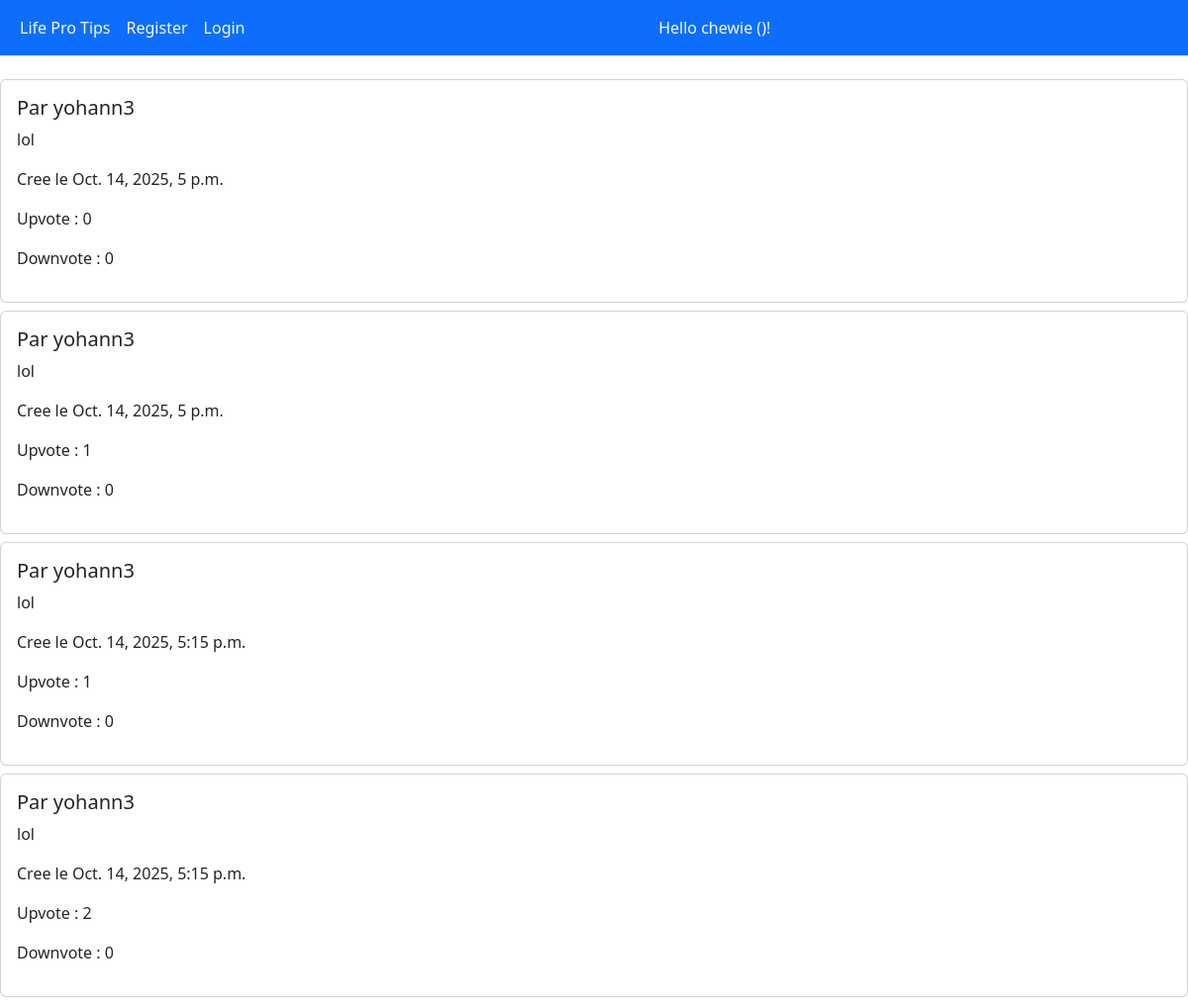
The page / on the database its author committed.
### init/models.py (models this page shows)
class Tip(models.Model):
    contenu = models.TextField(max_length=1000)
    auteur = models.ForeignKey(MyUser, on_delete=models.CASCADE)
    date = models.DateTimeField(auto_now_add=True)
    upvote = models.ManyToManyField(MyUser, related_name='upvote')
    downvote = models.ManyToManyField(MyUser, related_name='downvote')

class MyUser(AbstractUser):
    has_permission = models.BooleanField(default=False)
    can_downvote = models.BooleanField(default=False)
    reputation = models.IntegerField(default=0)
    def __str__(self):
        return self.username

### init/views.py (the view)
# urls.py: path('', include('init.urls')),
def init(request):
    template = loader.get_template('base.html')
    form = ""
    tips = Tip.objects.all()
    if request.user.is_authenticated:
        form = TipForm()
        result = []
        if request.method == 'POST':
            form = TipForm(request.POST)
            if form.is_valid():
                contenu = form.cleaned_data['contenu']
                auteur = request.user
                tip = Tip.objects.create(contenu=contenu, auteur=auteur)
                return redirect('/')
        return HttpResponse(template.render({"username": request.user.username,
        "form": form,
        "tips": tips}
        , request))
    else:
        if request.session.get('username') == None or time.time() - request.session["time"] >= 42:
            request.session["username"] = random.choice(settings.USERNAMES)
            request.session["time"] = time.time()
    return HttpResponse(template.render({"username": request.session.get('username'), "tips": tips}, request))

### init/templates/base.html (shortened to what this page needs)
<!DOCTYPE html>
<html>
    <head>
        {% load django_bootstrap5 %}
        {% bootstrap_css %}
    </head>
    {% include "nav.html" %}
    <body>
        {% block content %}
        {% for tip in tips %}
            <div class="card mb-2">
                <div class="card-body">
                    <h5 class="card-title">Par {{ tip.auteur }}</h5>
                    <p class="card-text">{{ tip.contenu }}</p>
                    <p class="card-text"> Cree le {{ tip.date }}</p>
                    <p>Upvote : {{ tip.upvote.count }}</p>
                    <p>Downvote : {{ tip.downvote.count }}</p>
                </div>
            </div>
        {% endfor %}
        {% endblock %}
    </body>
</html>

### init/templates/nav.html (shortened to what this page needs)
<nav class="navbar navbar-expand-sm bg-primary navbar-dark  mb-4">
    <div class="container-fluid ">
    {% if not request.user.is_authenticated %}
    <ul class="navbar-nav">
            <li class="nav-item"><a class="btn btn-primary nav-link link-light" href="{% url 'init' %}">Life Pro Tips</a></li>
            <li class="nav-item"><a class="btn btn-primary nav-link link-light" href="{% url 'register' %}">Register</a></li>
            <li class="nav-item"><a class="btn btn-primary nav-link link-light" href="{% url 'login' %}">Login</a></li>
    </ul>
    {% endif %}
    <p class="navbar-text text-light m-auto">
        Hello {{ username }} ({{ request.user.reputation }})!
    </p>
    </div>
</nav>

### rows shown on the page
Tip: auteur "yohann3", contenu "lol", date "Oct. 14, 2025, 5 p.m.", upvote.count "0", downvote.count "0"
Tip: auteur "yohann3", contenu "lol", date "Oct. 14, 2025, 5 p.m.", upvote.count "1", downvote.count "0"
Tip: auteur "yohann3", contenu "lol", date "Oct. 14, 2025, 5:15 p.m.", upvote.count "1", downvote.count "0"
Tip: auteur "yohann3", contenu "lol", date "Oct. 14, 2025, 5:15 p.m.", upvote.count "2", downvote.count "0"

### other values the page prints
{{ username }} "chewie"
